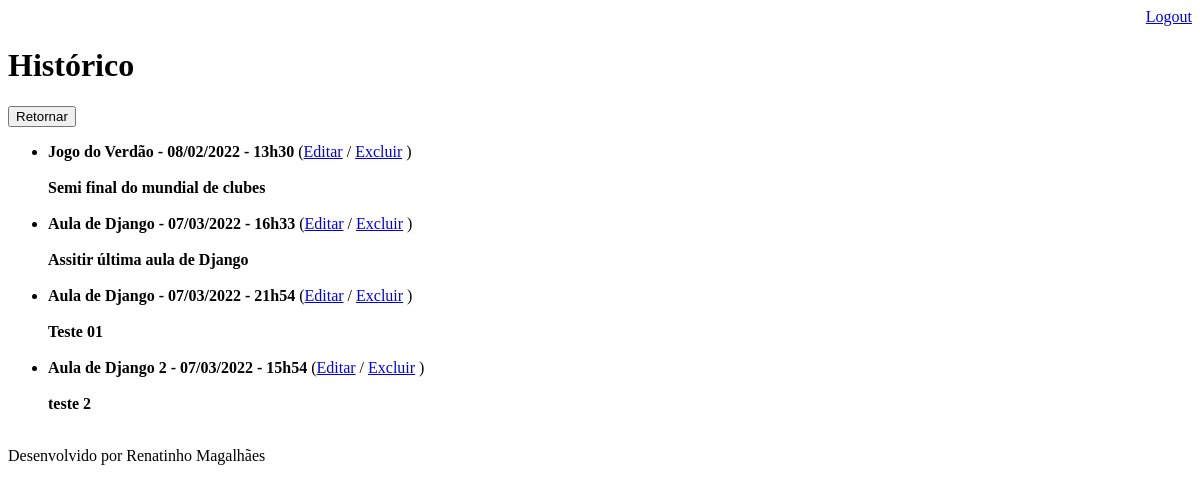
The page /agenda/historico/ (signed in) on the database as committed earlier.
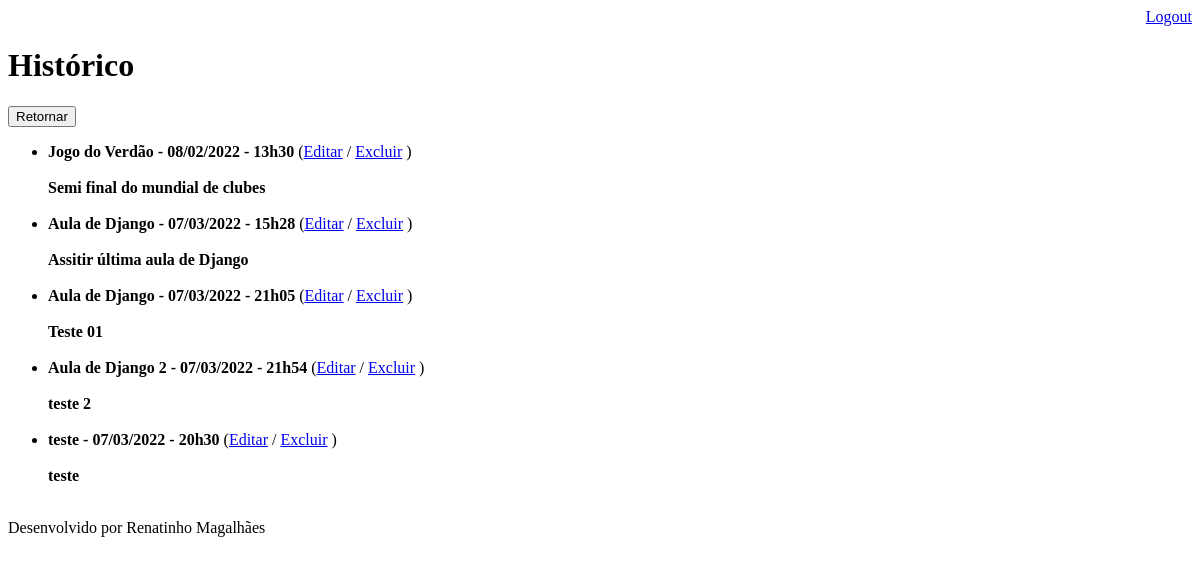
The same page on the database as committed later.
### core/models.py (models this page shows, shortened)
class Evento(models.Model):
    titulo = models.CharField(max_length=100)
    descricao = models.TextField(blank=True, null=True)
    data_evento = models.DateTimeField(verbose_name='Data do Evento')
    data_criacao = models.DateTimeField(auto_now=True,verbose_name='Data de Criação')
    usuario = models.ForeignKey(User, on_delete=models.CASCADE)
    local = models.CharField(max_length=100, blank=True, null=True)
    class Meta:
        db_table = 'events'
    def get_data_evento(self):
        return self.data_evento.strftime('%d/%m/%Y - %Hh%M')

### core/views.py (the view)
# urls.py: path('agenda/historico/', views.lista_eventos_historico),
@login_required(login_url='/login/')
def lista_eventos_historico(request):
    usuario = request.user
    data_atual = datetime.now()
    try:
        evento = Evento.objects.filter(usuario=usuario,
                                   data_evento__lt=data_atual)
    except Exception:
        raise Http404
    dados = { 'eventos': evento }
    return render(request, 'historico.html', dados)

### templates/historico.html
{% extends "model_page.html" %}
{% block content %}
<h1>Histórico</h1>
<a href="/">
    <button type="button">Retornar</button>
</a>
<ul>
    {% for evento in eventos %}
        <li>
            <div>
                <b>{{ evento.titulo }} - {{ evento.get_data_evento }} </b>
                (<a href="evento/?id={{ evento.id }}">Editar</a>
                / <a href="evento/delete/{{ evento.id }}">Excluir</a> )
            </div>
            <br>
            <b>{{ evento.descricao }}</b>
            <br>
            <br>
        </li>
    {% endfor %}
</ul>
{% endblock %}

Rows that differ between the two databases and show on the page:
changed Evento "Assitir última aula de Django": get_data_evento "07/03/2022 - 16h33" → "07/03/2022 - 15h28"
changed Evento "Teste 01": get_data_evento "07/03/2022 - 21h54" → "07/03/2022 - 21h05"
changed Evento "Aula de Django 2": get_data_evento "07/03/2022 - 15h54" → "07/03/2022 - 21h54"
added Evento: titulo "teste", get_data_evento "07/03/2022 - 20h30", descricao "teste"
